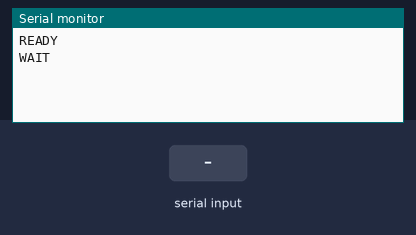
A sketch run on a simulated ESP32. Parts: the last lines printed to the serial monitor. The test bench sets the inputs (shaded band).

Above: at 1.2 s.
1.3 s: "1\n" received over Serial
At 3.1 s:
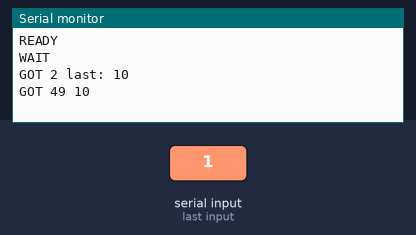
3.8 s: "0\n" received over Serial
At 5.2 s:
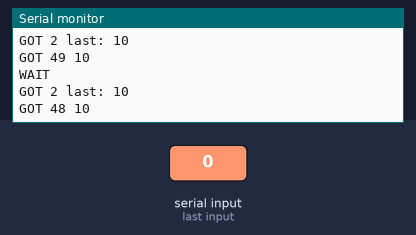
5.3 s: "2\n" received over Serial
At 7.1 s:
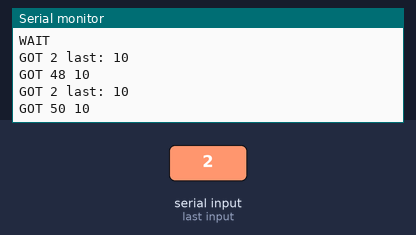

The sketch:

totem.ino
```cpp
#include <Arduino.h>
#include <FastLED.h>

#define BAUDRATE 12000000

#define BYTE_PANEL_START 250
#define BYTE_PANEL_STOP 251
#define BYTE_START_FRAME 253
#define BYTE_STOP_FRAME 254
#define BYTE_MSG_END 255

#define NR_OF_PANELS 1
#define NR_OF_LEDS   256

#define LED_PIN  18
#define COLOR_ORDER GRB
#define CHIPSET     WS2811

#define MAX_BRIGHTNESS 2

// Params for width and height
const uint8_t kMatrixWidth = 16;
const uint8_t kMatrixHeight = 16;

#define NUM_LEDS (kMatrixWidth * kMatrixHeight)
CRGB leds_plus_safety_pixel[ NUM_LEDS + 1];
CRGB* const leds( leds_plus_safety_pixel + 1);

int PANEL = 0;
int COLOR[] = {0,0,0};

#define SIZE 4096
byte chunk[SIZE];
int inputCounter = 0;
unsigned long lastPing = 0;

int readSize = 0;
int readStart = 0;
int readStop = 0;

void setup()
{
  // UPLINK
  Serial.begin(BAUDRATE);
  Serial.print("\n");

  // FASTLED
  FastLED.addLeds<CHIPSET, LED_PIN, COLOR_ORDER>(leds, NUM_LEDS).setCorrection(TypicalSMD5050);
  FastLED.setBrightness(255);

  // READY
  Serial.print("READY\n");
}

void loop()
{
  static uint8_t hue = 0;

  // Ping
  if ((millis() - lastPing) > 1000) {
    Serial.print("WAIT\n");
    lastPing = millis();
  }

  // Uplink RECV
  readSize = Serial.readBytesUntil(BYTE_MSG_END, chunk, SIZE);
  if (readSize == 0) return;
  lastPing = millis();

   Serial.print("GOT "+String(readSize)+" last: "+String(chunk[readSize-1])+"\n");
  Serial.print("GOT ");
  for (int k=0; k<(readSize); k+=1) {
    Serial.print(chunk[k]);
    Serial.print(" ");
  }
  Serial.print("\n");


  // DRAW
  if (chunk[0] == BYTE_START_FRAME && chunk[readSize-1] == BYTE_STOP_FRAME) {

    for (int k=0; (k*3+3)<(readSize-1); k+=1) {
      leds[k] = CRGB(chunk[k*3+1],chunk[k*3+2],chunk[k*3+3]);
    }

    FastLED.show();
    Serial.print("DRAW 1\n");
    inputCounter=0;
    PANEL = -1;
    hue++;
  }


}
```

Measured:
- after the input at 1.3 s, the serial monitor: prints a new line after 1.0 s (image 1)
- after the input at 3.8 s, the serial monitor: prints a new line after 1.0 s (image 2)
- after the input at 5.3 s, the serial monitor: prints a new line after 1.0 s (image 3)
